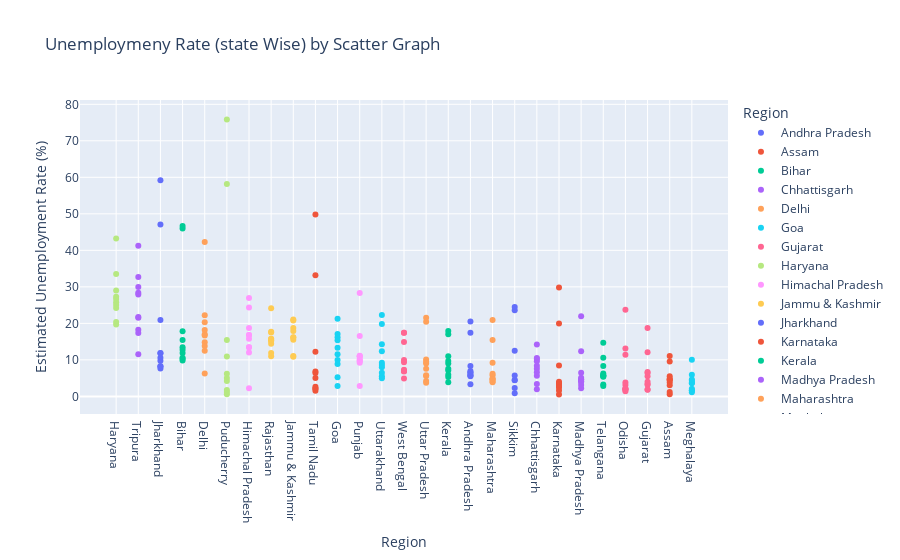

Source (notebook cell):
### Code cell
fg = px.scatter(df,x='Region',y=' Estimated Unemployment Rate (%)',color='Region',
            title='Unemploymeny Rate (state Wise) by Scatter Graph',template='plotly')
fg.update_layout(xaxis={'categoryorder':'total descending'})
fg.show()

### Figure 1 — Plotly figure (JSON) as saved in the notebook; plotly's stock layout.template omitted (floating-point values rounded to 4 significant figures)
{"data": [{"hovertemplate": "Region=%{x}<br> Estimated Unemployment Rate (%)=%{y}<extra></extra>", "legendgroup": "Andhra Pradesh", "marker": {"color": "#636efa", "symbol": "circle"}, "mode": "markers", "name": "Andhra Pradesh", "orientation": "v", "showlegend": true, "type": "scatter", "x": ["Andhra Pradesh", "Andhra Pradesh", "Andhra Pradesh", "Andhra Pradesh", "Andhra Pradesh", "Andhra Pradesh", "Andhra Pradesh", "Andhra Pradesh", "Andhra Pradesh", "Andhra Pradesh"], "xaxis": "x", "y": [5.48, 5.83, 5.79, 20.51, 17.43, 3.31, 8.34, 6.96, 6.4, 6.59], "yaxis": "y"}, {"hovertemplate": "Region=%{x}<br> Estimated Unemployment Rate (%)=%{y}<extra></extra>", "legendgroup": "Assam", "marker": {"color": "#EF553B", "symbol": "circle"}, "mode": "markers", "name": "Assam", "orientation": "v", "showlegend": true, "type": "scatter", "x": ["Assam", "Assam", "Assam", "Assam", "Assam", "Assam", "Assam", "Assam", "Assam", "Assam"], "xaxis": "x", "y": [4.66, 4.41, 4.77, 11.06, 9.55, 0.6, 3.77, 5.53, 1.19, 3.02], "yaxis": "y"}, {"hovertemplate": "Region=%{x}<br> Estimated Unemployment Rate (%)=%{y}<extra></extra>", "legendgroup": "Bihar", "marker": {"color": "#00cc96", "symbol": "circle"}, "mode": "markers", "name": "Bihar", "orientation": "v", "showlegend": true, "type": "scatter", "x": ["Bihar", "Bihar", "Bihar", "Bihar", "Bihar", "Bihar", "Bihar", "Bihar", "Bihar", "Bihar"], "xaxis": "x", "y": [10.61, 10.29, 15.43, 46.64, 45.96, 17.82, 12.79, 13.44, 11.91, 9.82], "yaxis": "y"}, {"hovertemplate": "Region=%{x}<br> Estimated Unemployment Rate (%)=%{y}<extra></extra>", "legendgroup": "Chhattisgarh", "marker": {"color": "#ab63fa", "symbol": "circle"}, "mode": "markers", "name": "Chhattisgarh", "orientation": "v", "showlegend": true, "type": "scatter", "x": ["Chhattisgarh", "Chhattisgarh", "Chhattisgarh", "Chhattisgarh", "Chhattisgarh", "Chhattisgarh", "Chhattisgarh", "Chhattisgarh", "Chhattisgarh", "Chhattisgarh"], "xaxis": "x", "y": [9.65, 8.38, 7.54, 3.41, 10.5, 14.23, 10.27, 5.63, 1.96, 6.62], "yaxis": "y"}, {"hovertemplate": "Region=%{x}<br> Estimated Unemployment Rate (%)=%{y}<extra></extra>", "legendgroup": "Delhi", "marker": {"color": "#FFA15A", "symbol": "circle"}, "mode": "markers", "name": "Delhi", "orientation": "v", "showlegend": true, "type": "scatter", "x": ["Delhi", "Delhi", "Delhi", "Delhi", "Delhi", "Delhi", "Delhi", "Delhi", "Delhi", "Delhi"], "xaxis": "x", "y": [22.23, 14.84, 17.04, 16.68, 42.27, 18.19, 20.3, 13.79, 12.53, 6.27], "yaxis": "y"}, {"hovertemplate": "Region=%{x}<br> Estimated Unemployment Rate (%)=%{y}<extra></extra>", "legendgroup": "Goa", "marker": {"color": "#19d3f3", "symbol": "circle"}, "mode": "markers", "name": "Goa", "orientation": "v", "showlegend": true, "type": "scatter", "x": ["Goa", "Goa", "Goa", "Goa", "Goa", "Goa", "Goa", "Goa", "Goa", "Goa"], "xaxis": "x", "y": [8.89, 2.81, 5.25, 13.31, 21.25, 9.96, 17.07, 16.21, 15.38, 11.54], "yaxis": "y"}, {"hovertemplate": "Region=%{x}<br> Estimated Unemployment Rate (%)=%{y}<extra></extra>", "legendgroup": "Gujarat", "marker": {"color": "#FF6692", "symbol": "circle"}, "mode": "markers", "name": "Gujarat", "orientation": "v", "showlegend": true, "type": "scatter", "x": ["Gujarat", "Gujarat", "Gujarat", "Gujarat", "Gujarat", "Gujarat", "Gujarat", "Gujarat", "Gujarat", "Gujarat"], "xaxis": "x", "y": [5.54, 6.38, 6.66, 18.71, 12.11, 3.2, 1.84, 1.87, 3.42, 4.03], "yaxis": "y"}, {"hovertemplate": "Region=%{x}<br> Estimated Unemployment Rate (%)=%{y}<extra></extra>", "legendgroup": "Haryana", "marker": {"color": "#B6E880", "symbol": "circle"}, "mode": "markers", "name": "Haryana", "orientation": "v", "showlegend": true, "type": "scatter", "x": ["Haryana", "Haryana", "Haryana", "Haryana", "Haryana", "Haryana", "Haryana", "Haryana", "Haryana", "Haryana"], "xaxis": "x", "y": [20.34, 25.77, 25.05, 43.22, 29.02, 26.7, 24.18, 33.5, 19.68, 27.31], "yaxis": "y"}, {"hovertemplate": "Region=%{x}<br> Estimated Unemployment Rate (%)=%{y}<extra></extra>", "legendgroup": "Himachal Pradesh", "marker": {"color": "#FF97FF", "symbol": "circle"}, "mode": "markers", "name": "Himachal Pradesh", "orientation": "v", "showlegend": true, "type": "scatter", "x": ["Himachal Pradesh", "Himachal Pradesh", "Himachal Pradesh", "Himachal Pradesh", "Himachal Pradesh", "Himachal Pradesh", "Himachal Pradesh", "Himachal Pradesh", "Himachal Pradesh", "Himachal Pradesh"], "xaxis": "x", "y": [16.83, 16.84, 18.76, 2.2, 26.95, 13.47, 24.31, 15.79, 12.04, 13.46], "yaxis": "y"}, {"hovertemplate": "Region=%{x}<br> Estimated Unemployment Rate (%)=%{y}<extra></extra>", "legendgroup": "Jammu & Kashmir", "marker": {"color": "#FECB52", "symbol": "circle"}, "mode": "markers", "name": "Jammu & Kashmir", "orientation": "v", "showlegend": true, "type": "scatter", "x": ["Jammu & Kashmir", "Jammu & Kashmir", "Jammu & Kashmir", "Jammu & Kashmir", "Jammu & Kashmir", "Jammu & Kashmir", "Jammu & Kashmir", "Jammu & Kashmir", "Jammu & Kashmir"], "xaxis": "x", "y": [21.08, 20.78, 15.5, 18.74, 17.92, 10.88, 11.09, 16.17, 16.14], "yaxis": "y"}, {"hovertemplate": "Region=%{x}<br> Estimated Unemployment Rate (%)=%{y}<extra></extra>", "legendgroup": "Jharkhand", "marker": {"color": "#636efa", "symbol": "circle"}, "mode": "markers", "name": "Jharkhand", "orientation": "v", "showlegend": true, "type": "scatter", "x": ["Jharkhand", "Jharkhand", "Jharkhand", "Jharkhand", "Jharkhand", "Jharkhand", "Jharkhand", "Jharkhand", "Jharkhand", "Jharkhand"], "xaxis": "x", "y": [10.61, 11.85, 8.23, 47.09, 59.23, 20.95, 7.63, 9.76, 8.24, 11.8], "yaxis": "y"}, {"hovertemplate": "Region=%{x}<br> Estimated Unemployment Rate (%)=%{y}<extra></extra>", "legendgroup": "Karnataka", "marker": {"color": "#EF553B", "symbol": "circle"}, "mode": "markers", "name": "Karnataka", "orientation": "v", "showlegend": true, "type": "scatter", "x": ["Karnataka", "Karnataka", "Karnataka", "Karnataka", "Karnataka", "Karnataka", "Karnataka", "Karnataka", "Karnataka", "Karnataka"], "xaxis": "x", "y": [2.86, 3.61, 3.46, 29.84, 19.97, 8.44, 4.01, 0.5, 2.41, 1.58], "yaxis": "y"}, {"hovertemplate": "Region=%{x}<br> Estimated Unemployment Rate (%)=%{y}<extra></extra>", "legendgroup": "Kerala", "marker": {"color": "#00cc96", "symbol": "circle"}, "mode": "markers", "name": "Kerala", "orientation": "v", "showlegend": true, "type": "scatter", "x": ["Kerala", "Kerala", "Kerala", "Kerala", "Kerala", "Kerala", "Kerala", "Kerala", "Kerala", "Kerala"], "xaxis": "x", "y": [5.31, 7.6, 8.99, 16.99, 17.88, 9.71, 7.09, 10.98, 5.91, 3.88], "yaxis": "y"}, {"hovertemplate": "Region=%{x}<br> Estimated Unemployment Rate (%)=%{y}<extra></extra>", "legendgroup": "Madhya Pradesh", "marker": {"color": "#ab63fa", "symbol": "circle"}, "mode": "markers", "name": "Madhya Pradesh", "orientation": "v", "showlegend": true, "type": "scatter", "x": ["Madhya Pradesh", "Madhya Pradesh", "Madhya Pradesh", "Madhya Pradesh", "Madhya Pradesh", "Madhya Pradesh", "Madhya Pradesh", "Madhya Pradesh", "Madhya Pradesh", "Madhya Pradesh"], "xaxis": "x", "y": [4.11, 4.57, 2.22, 12.36, 21.98, 6.48, 5.08, 4.7, 3.91, 3.13], "yaxis": "y"}, {"hovertemplate": "Region=%{x}<br> Estimated Unemployment Rate (%)=%{y}<extra></extra>", "legendgroup": "Maharashtra", "marker": {"color": "#FFA15A", "symbol": "circle"}, "mode": "markers", "name": "Maharashtra", "orientation": "v", "showlegend": true, "type": "scatter", "x": ["Maharashtra", "Maharashtra", "Maharashtra", "Maharashtra", "Maharashtra", "Maharashtra", "Maharashtra", "Maharashtra", "Maharashtra", "Maharashtra"], "xaxis": "x", "y": [4.95, 4.69, 5.79, 20.9, 15.46, 9.23, 3.89, 6.23, 4.55, 4.1], "yaxis": "y"}, {"hovertemplate": "Region=%{x}<br> Estimated Unemployment Rate (%)=%{y}<extra></extra>", "legendgroup": "Meghalaya", "marker": {"color": "#19d3f3", "symbol": "circle"}, "mode": "markers", "name": "Meghalaya", "orientation": "v", "showlegend": true, "type": "scatter", "x": ["Meghalaya", "Meghalaya", "Meghalaya", "Meghalaya", "Meghalaya", "Meghalaya", "Meghalaya", "Meghalaya", "Meghalaya", "Meghalaya"], "xaxis": "x", "y": [1.66, 3.59, 1.58, 10.03, 5.92, 1.15, 2.1, 3.74, 4.29, 4.6], "yaxis": "y"}, {"hovertemplate": "Region=%{x}<br> Estimated Unemployment Rate (%)=%{y}<extra></extra>", "legendgroup": "Odisha", "marker": {"color": "#FF6692", "symbol": "circle"}, "mode": "markers", "name": "Odisha", "orientation": "v", "showlegend": true, "type": "scatter", "x": ["Odisha", "Odisha", "Odisha", "Odisha", "Odisha", "Odisha", "Odisha", "Odisha", "Odisha", "Odisha"], "xaxis": "x", "y": [1.9, 3.12, 13.08, 23.76, 11.41, 3.77, 1.88, 1.42, 2.1, 2.18], "yaxis": "y"}, {"hovertemplate": "Region=%{x}<br> Estimated Unemployment Rate (%)=%{y}<extra></extra>", "legendgroup": "Puducherry", "marker": {"color": "#B6E880", "symbol": "circle"}, "mode": "markers", "name": "Puducherry", "orientation": "v", "showlegend": true, "type": "scatter", "x": ["Puducherry", "Puducherry", "Puducherry", "Puducherry", "Puducherry", "Puducherry", "Puducherry", "Puducherry", "Puducherry", "Puducherry"], "xaxis": "x", "y": [0.58, 1.76, 1.2, 75.85, 58.19, 4.24, 15.47, 5.05, 10.9, 6.18], "yaxis": "y"}, {"hovertemplate": "Region=%{x}<br> Estimated Unemployment Rate (%)=%{y}<extra></extra>", "legendgroup": "Punjab", "marker": {"color": "#FF97FF", "symbol": "circle"}, "mode": "markers", "name": "Punjab", "orientation": "v", "showlegend": true, "type": "scatter", "x": ["Punjab", "Punjab", "Punjab", "Punjab", "Punjab", "Punjab", "Punjab", "Punjab", "Punjab", "Punjab"], "xaxis": "x", "y": [11.11, 10.97, 10.32, 2.86, 28.33, 16.55, 9.19, 10.99, 9.61, 9.88], "yaxis": "y"}, {"hovertemplate": "Region=%{x}<br> Estimated Unemployment Rate (%)=%{y}<extra></extra>", "legendgroup": "Rajasthan", "marker": {"color": "#FECB52", "symbol": "circle"}, "mode": "markers", "name": "Rajasthan", "orientation": "v", "showlegend": true, "type": "scatter", "x": ["Rajasthan", "Rajasthan", "Rajasthan", "Rajasthan", "Rajasthan", "Rajasthan", "Rajasthan", "Rajasthan", "Rajasthan", "Rajasthan"], "xaxis": "x", "y": [10.97, 15.16, 11.9, 17.7, 15.74, 14.39, 15.81, 17.51, 15.35, 24.15], "yaxis": "y"}, {"hovertemplate": "Region=%{x}<br> Estimated Unemployment Rate (%)=%{y}<extra></extra>", "legendgroup": "Sikkim", "marker": {"color": "#636efa", "symbol": "circle"}, "mode": "markers", "name": "Sikkim", "orientation": "v", "showlegend": true, "type": "scatter", "x": ["Sikkim", "Sikkim", "Sikkim", "Sikkim", "Sikkim", "Sikkim", "Sikkim", "Sikkim"], "xaxis": "x", "y": [23.57, 2.28, 24.51, 4.46, 4.45, 12.49, 5.7, 0.88], "yaxis": "y"}, {"hovertemplate": "Region=%{x}<br> Estimated Unemployment Rate (%)=%{y}<extra></extra>", "legendgroup": "Tamil Nadu", "marker": {"color": "#EF553B", "symbol": "circle"}, "mode": "markers", "name": "Tamil Nadu", "orientation": "v", "showlegend": true, "type": "scatter", "x": ["Tamil Nadu", "Tamil Nadu", "Tamil Nadu", "Tamil Nadu", "Tamil Nadu", "Tamil Nadu", "Tamil Nadu", "Tamil Nadu", "Tamil Nadu", "Tamil Nadu"], "xaxis": "x", "y": [1.57, 2.09, 6.4, 49.83, 33.16, 12.2, 6.81, 2.65, 5, 2.16], "yaxis": "y"}, {"hovertemplate": "Region=%{x}<br> Estimated Unemployment Rate (%)=%{y}<extra></extra>", "legendgroup": "Telangana", "marker": {"color": "#00cc96", "symbol": "circle"}, "mode": "markers", "name": "Telangana", "orientation": "v", "showlegend": true, "type": "scatter", "x": ["Telangana", "Telangana", "Telangana", "Telangana", "Telangana", "Telangana", "Telangana", "Telangana", "Telangana", "Telangana"], "xaxis": "x", "y": [5.49, 8.29, 5.77, 6.25, 14.7, 10.55, 5.36, 5.79, 3.27, 2.86], "yaxis": "y"}, {"hovertemplate": "Region=%{x}<br> Estimated Unemployment Rate (%)=%{y}<extra></extra>", "legendgroup": "Tripura", "marker": {"color": "#ab63fa", "symbol": "circle"}, "mode": "markers", "name": "Tripura", "orientation": "v", "showlegend": true, "type": "scatter", "x": ["Tripura", "Tripura", "Tripura", "Tripura", "Tripura", "Tripura", "Tripura", "Tripura", "Tripura", "Tripura"], "xaxis": "x", "y": [32.67, 28.4, 29.95, 41.23, 21.51, 21.71, 18.24, 27.92, 17.35, 11.57], "yaxis": "y"}, {"hovertemplate": "Region=%{x}<br> Estimated Unemployment Rate (%)=%{y}<extra></extra>", "legendgroup": "Uttar Pradesh", "marker": {"color": "#FFA15A", "symbol": "circle"}, "mode": "markers", "name": "Uttar Pradesh", "orientation": "v", "showlegend": true, "type": "scatter", "x": ["Uttar Pradesh", "Uttar Pradesh", "Uttar Pradesh", "Uttar Pradesh", "Uttar Pradesh", "Uttar Pradesh", "Uttar Pradesh", "Uttar Pradesh", "Uttar Pradesh", "Uttar Pradesh"], "xaxis": "x", "y": [7.58, 8.98, 10.11, 21.54, 20.41, 9.47, 5.56, 5.79, 4.18, 3.75], "yaxis": "y"}, {"hovertemplate": "Region=%{x}<br> Estimated Unemployment Rate (%)=%{y}<extra></extra>", "legendgroup": "Uttarakhand", "marker": {"color": "#19d3f3", "symbol": "circle"}, "mode": "markers", "name": "Uttarakhand", "orientation": "v", "showlegend": true, "type": "scatter", "x": ["Uttarakhand", "Uttarakhand", "Uttarakhand", "Uttarakhand", "Uttarakhand", "Uttarakhand", "Uttarakhand", "Uttarakhand", "Uttarakhand", "Uttarakhand"], "xaxis": "x", "y": [5.49, 4.99, 19.85, 6.48, 8.01, 8.61, 12.38, 14.26, 22.26, 9.23], "yaxis": "y"}, {"hovertemplate": "Region=%{x}<br> Estimated Unemployment Rate (%)=%{y}<extra></extra>", "legendgroup": "West Bengal", "marker": {"color": "#FF6692", "symbol": "circle"}, "mode": "markers", "name": "West Bengal", "orientation": "v", "showlegend": true, "type": "scatter", "x": ["West Bengal", "West Bengal", "West Bengal", "West Bengal", "West Bengal", "West Bengal", "West Bengal", "West Bengal", "West Bengal", "West Bengal"], "xaxis": "x", "y": [6.94, 4.92, 6.92, 17.41, 17.41, 7.29, 6.83, 14.87, 9.35, 9.98], "yaxis": "y"}], "layout": {"legend": {"title": {"text": "Region"}, "tracegroupgap": 0}, "title": {"text": "Unemploymeny Rate (state Wise) by Scatter Graph"}, "xaxis": {"anchor": "y", "categoryarray": ["Andhra Pradesh", "Assam", "Bihar", "Chhattisgarh", "Delhi", "Goa", "Gujarat", "Haryana", "Himachal Pradesh", "Jammu & Kashmir", "Jharkhand", "Karnataka", "Kerala", "Madhya Pradesh", "Maharashtra", "Meghalaya", "Odisha", "Puducherry", "Punjab", "Rajasthan", "Sikkim", "Tamil Nadu", "Telangana", "Tripura", "Uttar Pradesh", "Uttarakhand", "West Bengal"], "categoryorder": "total descending", "domain": [0, 1], "title": {"text": "Region"}}, "yaxis": {"anchor": "x", "domain": [0, 1], "title": {"text": " Estimated Unemployment Rate (%)"}}}}
